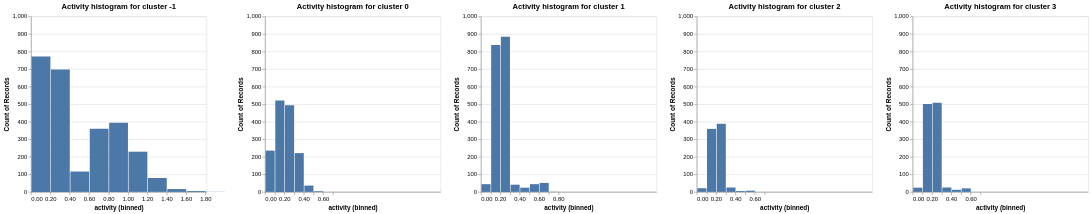

Notebook code cell kept with this figure:
### Markdown cell above
### Understand clusters

### Code cell
# activity histograms by cluster
user_df = user_df.set_index("id").join(label_df)

by_cluster_data = {label: user_df[user_df["cluster_label"] == label] for label in np.unique(hdbscan.labels_)}

activity_histograms = [
    alt.Chart(user_df_part)
    .mark_bar()
    .encode(
        x=alt.X("activity", bin=True, scale=alt.Scale(domain=[0, 1.81])),
        y=alt.Y("count()", scale=alt.Scale(domain=[0, 1000])),
    )
    .properties(title=f"Activity histogram for cluster {label}")
    for label, user_df_part in by_cluster_data.items()
]

alt.hconcat(*activity_histograms)

### Figure 1 — Vega-Lite specification as saved in the notebook (floating-point values rounded to 4 significant figures; data arrays with more than 128 entries replaced by an {"elided": "..."} marker saying what was removed)
{"$schema": "https://vega.github.io/schema/vega-lite/v5.16.3.json", "config": {"view": {"continuousHeight": 300, "continuousWidth": 300}}, "datasets": {"data-17c4af2e56d2fa69495dc3a803e3b924": {"elided": "2668 records"}, "data-886c754842d8619ac3f50b27aa15704b": {"elided": "805 records"}, "data-afb00401c2a672a2f8c5d0d69bffe9a4": {"elided": "1511 records"}, "data-e58a57aa05e71aa0f081e05fc9579fec": {"elided": "1926 records"}, "data-eb86755e6873433c11b5bce7c194999c": {"elided": "1090 records"}}, "hconcat": [{"data": {"name": "data-17c4af2e56d2fa69495dc3a803e3b924"}, "encoding": {"x": {"bin": true, "field": "activity", "scale": {"domain": [0, 1.81]}, "type": "quantitative"}, "y": {"aggregate": "count", "scale": {"domain": [0, 1000]}, "type": "quantitative"}}, "mark": {"type": "bar"}, "title": "Activity histogram for cluster -1"}, {"data": {"name": "data-afb00401c2a672a2f8c5d0d69bffe9a4"}, "encoding": {"x": {"bin": true, "field": "activity", "scale": {"domain": [0, 1.81]}, "type": "quantitative"}, "y": {"aggregate": "count", "scale": {"domain": [0, 1000]}, "type": "quantitative"}}, "mark": {"type": "bar"}, "title": "Activity histogram for cluster 0"}, {"data": {"name": "data-e58a57aa05e71aa0f081e05fc9579fec"}, "encoding": {"x": {"bin": true, "field": "activity", "scale": {"domain": [0, 1.81]}, "type": "quantitative"}, "y": {"aggregate": "count", "scale": {"domain": [0, 1000]}, "type": "quantitative"}}, "mark": {"type": "bar"}, "title": "Activity histogram for cluster 1"}, {"data": {"name": "data-886c754842d8619ac3f50b27aa15704b"}, "encoding": {"x": {"bin": true, "field": "activity", "scale": {"domain": [0, 1.81]}, "type": "quantitative"}, "y": {"aggregate": "count", "scale": {"domain": [0, 1000]}, "type": "quantitative"}}, "mark": {"type": "bar"}, "title": "Activity histogram for cluster 2"}, {"data": {"name": "data-eb86755e6873433c11b5bce7c194999c"}, "encoding": {"x": {"bin": true, "field": "activity", "scale": {"domain": [0, 1.81]}, "type": "quantitative"}, "y": {"aggregate": "count", "scale": {"domain": [0, 1000]}, "type": "quantitative"}}, "mark": {"type": "bar"}, "title": "Activity histogram for cluster 3"}]}
